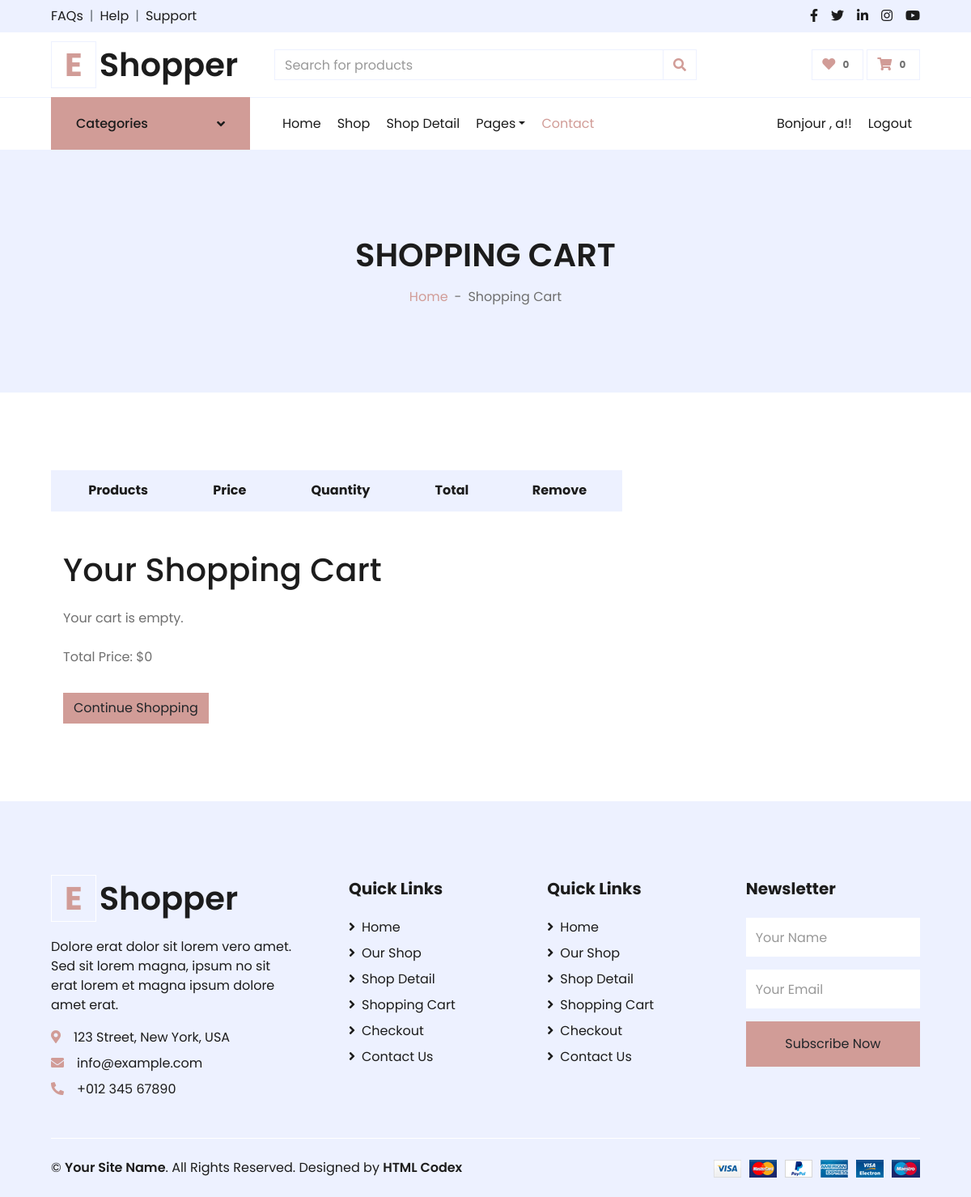
Before: /cart/cart/ (signed in) with the older database file.
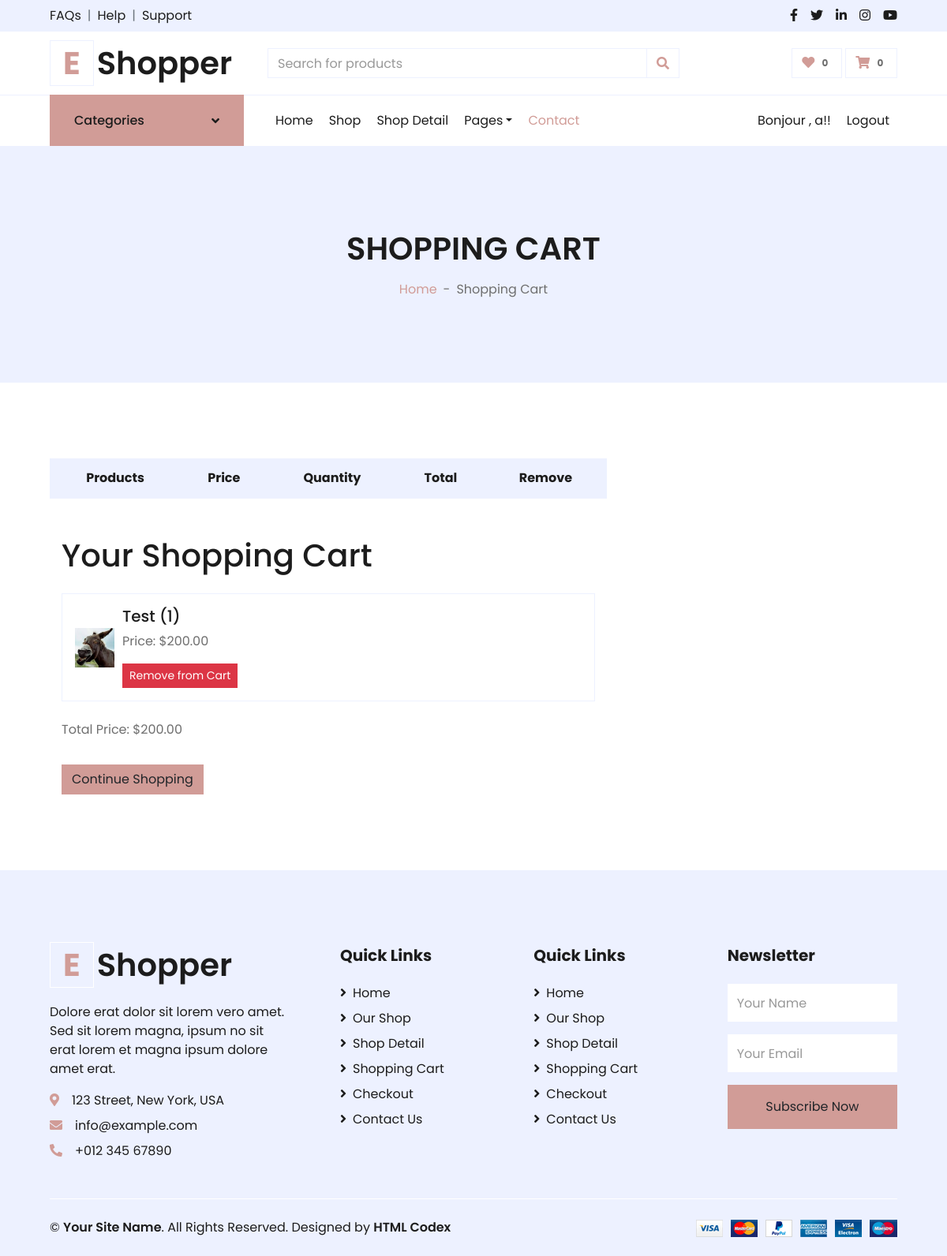
After: the same page with the newer database file.
### CartApp/models.py (models this page shows, shortened)
class CartItem(models.Model):
    product = models.ForeignKey(Product, on_delete=models.CASCADE)
    quantity = models.PositiveIntegerField(default=0)
    user = models.ForeignKey(User, on_delete=models.CASCADE)
    date_added = models.DateTimeField(auto_now_add=True)

### ProductsApp/models.py (models this page shows, shortened)
class Product(models.Model):
	name = models.CharField(max_length=100)
	description = models.TextField(null=True)
	price = models.DecimalField(max_digits=10, decimal_places=2)
	image = models.ImageField(upload_to='products/')

### CartApp/views.py (the view)
# urls.py: path('cart/', views.view_cart, name='view_cart'),
def view_cart(request):
    cart_items = CartItem.objects.filter(user=request.user)
    total_price = sum(item.product.price * item.quantity for item in cart_items)
    return render(request, 'cart.html', {'cart_items': cart_items, 'total_price': total_price})

### templates/cart.html (shortened to what this page needs)
{% extends 'base.html' %}
{% load static %}
{% block content %}
    <div class="container-fluid bg-secondary mb-5">
        <div class="d-flex flex-column align-items-center justify-content-center" style="min-height: 300px">
            <h1 class="font-weight-semi-bold text-uppercase mb-3">Shopping Cart</h1>
            <div class="d-inline-flex">
                <p class="m-0"><a href="{% url 'index' %}">Home</a></p>
                <p class="m-0 px-2">-</p>
                <p class="m-0">Shopping Cart</p>
            </div>
        </div>
    </div>
    <div class="container-fluid pt-5">
        <div class="row px-xl-5">
            <div class="col-lg-8 table-responsive mb-5">
                <table class="table table-bordered text-center mb-0">
                    <thead class="bg-secondary text-dark">
                        <tr>
                            <th>Products</th>
                            <th>Price</th>
                            <th>Quantity</th>
                            <th>Total</th>
                            <th>Remove</th>
                        </tr>
                    </thead>
                </table>
                <body>
                    <div class="container mt-5">
                        <h1 class="mb-4">Your Shopping Cart</h1>
                        <div class="product-list">
                            {% for item in cart_items %}
                                <div class="product-item mb-3 p-3 border">
                                    <div class="d-flex align-items-center">
                                        <img src="{{ item.product.image.url }}" alt="{{ item.product.name }}" style="width: 50px; height: 50px; margin-right: 10px;">
                                        <div>
                                            <h5>{{ item.product.name }} ({{ item.quantity }})</h5>
                                            <p>Price: ${{ item.product.price }}</p>
                                            <a href="{% url 'CartApp:remove_from_cart' item_id=item.id %}" class="btn btn-danger btn-sm">Remove from Cart</a>
                                        </div>
                                    </div>
                                </div>
                            {% empty %}
                                <p>Your cart is empty.</p>
                            {% endfor %}
                        </div>
                        <div class="total-price mt-4">
                            <p>Total Price: ${{ total_price }}</p>
                        </div>
                        <a href="{% url 'CartApp:product_list' %}" class="btn btn-primary mt-3">Continue Shopping</a>
                    </div>
                </body>
            </div>
            <div class="col-lg-4">
            </div>
        </div>
    </div>
{% endblock content %}

Changed rows visible on the page:
added CartItem: product.image (picture), product.name "Test", quantity "1", product.price "200.00"
Other visible differences:
{{ total_price }}: "0" → "200.00"
text no longer shown: "Your cart is empty."
